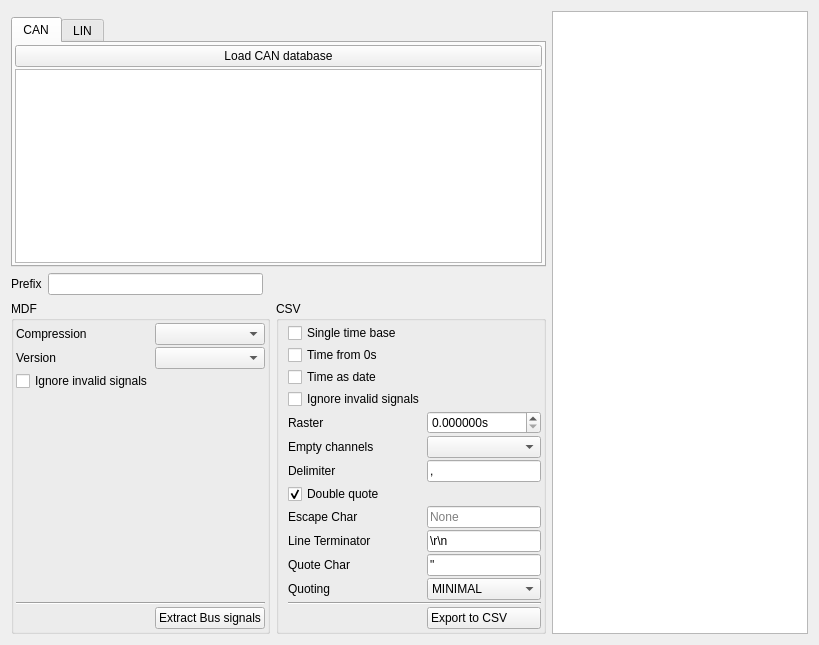
     <widget class="QWidget" name="extract_bus_tab">
      <attribute name="icon">
       <iconset resource="resource.qrc">
        <normaloff>:/down.png</normaloff>:/down.png</iconset>
      </attribute>
      <attribute name="title">
       <string>Bus Logging</string>
      </attribute>
      <layout class="QGridLayout" name="gridLayout_8" columnstretch="1,1,1,1">
       <item row="1" column="2" rowspan="4" colspan="2">
        <widget class="QTextEdit" name="output_info_bus">
         <property name="readOnly">
          <bool>true</bool>
         </property>
        </widget>
       </item>
       <item row="4" column="0">
        <widget class="QGroupBox" name="groupBox_2">
         <property name="title">
          <string>MDF</string>
         </property>
         <layout class="QGridLayout" name="gridLayout_5">
          <property name="leftMargin">
           <number>2</number>
          </property>
          <property name="topMargin">
           <number>2</number>
          </property>
          <property name="rightMargin">
           <number>2</number>
          </property>
          <property name="bottomMargin">
           <number>2</number>
          </property>
          <property name="spacing">
           <number>2</number>
          </property>
          <item row="3" column="1">
           <widget class="QLabel" name="label_26">
            <property name="text">
             <string/>
            </property>
           </widget>
          </item>
          <item row="5" column="1" colspan="2">
           <widget class="QPushButton" name="extract_bus_btn">
            <property name="text">
             <string>Extract Bus signals</string>
            </property>
            <property name="icon">
             <iconset resource="resource.qrc">
              <normaloff>:/down.png</normaloff>:/down.png</iconset>
            </property>
           </widget>
          </item>
          <item row="5" column="0">
           <spacer name="horizontalSpacer_4">
            <property name="orientation">
             <enum>Qt::Horizontal</enum>
            </property>
            <property name="sizeHint" stdset="0">
             <size>
              <width>40</width>
              <height>20</height>
             </size>
            </property>
           </spacer>
          </item>
          <item row="0" column="0">
           <widget class="QLabel" name="label__1">
            <property name="text">
             <string>Compression</string>
            </property>
           </widget>
          </item>
          <item row="1" column="0">
           <widget class="QLabel" name="label_24">
            <property name="text">
             <string>Version</string>
            </property>
           </widget>
          </item>
          <item row="2" column="0">
           <widget class="QCheckBox" name="ignore_invalid_signals_mdf">
            <property name="toolTip">
             <string>checks if all samples are eauql to the maximum teoretical signal value</string>
            </property>
            <property name="text">
             <string>Ignore invalid signals</string>
            </property>
           </widget>
          </item>
          <item row="0" column="1" colspan="2">
           <widget class="QComboBox" name="extract_bus_compression">
            <property name="sizeAdjustPolicy">
             <enum>QComboBox::AdjustToContents</enum>
            </property>
           </widget>
          </item>
          <item row="1" column="1" colspan="2">
           <widget class="QComboBox" name="extract_bus_format">
            <property name="sizeAdjustPolicy">
             <enum>QComboBox::AdjustToContents</enum>
            </property>
           </widget>
          </item>
          <item row="4" column="0" colspan="3">
           <widget class="Line" name="line_12">
            <property name="orientation">
             <enum>Qt::Horizontal</enum>
            </property>
           </widget>
          </item>
         </layout>
        </widget>
       </item>
       <item row="4" column="1">
        <widget class="QGroupBox" name="groupBox_3">
         <property name="title">
          <string>CSV</string>
         </property>
         <layout class="QGridLayout" name="gridLayout_6" columnstretch="1,0,0,0">
          <property name="topMargin">
           <number>2</number>
          </property>
          <property name="rightMargin">
           <number>2</number>
          </property>
          <property name="bottomMargin">
           <number>2</number>
          </property>
          <property name="spacing">
           <number>2</number>
          </property>
          <item row="11" column="0">
           <widget class="QLabel" name="label_10">
            <property name="text">
             <string>Quote Char</string>
            </property>
           </widget>
          </item>
          <item row="0" column="0" colspan="4">
           <widget class="QCheckBox" name="single_time_base_bus">
            <property name="text">
             <string>Single time base</string>
            </property>
           </widget>
          </item>
          <item row="7" column="0">
           <widget class="QCheckBox" name="doublequote_bus">
            <property name="text">
             <string>Double quote</string>
            </property>
            <property name="checked">
             <bool>true</bool>
            </property>
           </widget>
          </item>
          <item row="4" column="0">
           <widget class="QLabel" name="label_23">
            <property name="text">
             <string>Raster</string>
            </property>
           </widget>
          </item>
          <item row="5" column="0" colspan="2">
           <widget class="QLabel" name="label_25">
            <property name="text">
             <string>Empty channels</string>
            </property>
           </widget>
          </item>
          <item row="8" column="0">
           <widget class="QLabel" name="label_9">
            <property name="text">
             <string>Escape Char</string>
            </property>
           </widget>
          </item>
          <item row="12" column="0">
           <widget class="QLabel" name="label_7">
            <property name="text">
             <string>Quoting</string>
            </property>
           </widget>
          </item>
          <item row="10" column="0" colspan="2">
           <widget class="QLabel" name="label_11">
            <property name="text">
             <string>Line Terminator</string>
            </property>
           </widget>
          </item>
          <item row="2" column="0" colspan="3">
           <widget class="QCheckBox" name="bus_time_as_date">
            <property name="text">
             <string>Time as date</string>
            </property>
           </widget>
          </item>
          <item row="1" column="0" colspan="3">
           <widget class="QCheckBox" name="time_from_zero_bus">
            <property name="text">
             <string>Time from 0s</string>
            </property>
           </widget>
          </item>
          <item row="6" column="0">
           <widget class="QLabel" name="label_8">
            <property name="text">
             <string>Delimiter</string>
            </property>
           </widget>
          </item>
          <item row="3" column="0" colspan="3">
           <widget class="QCheckBox" name="ignore_invalid_signals_csv">
            <property name="toolTip">
             <string>checks if all samples are eauql to the maximum teoretical signal value</string>
            </property>
            <property name="text">
             <string>Ignore invalid signals</string>
            </property>
           </widget>
          </item>
          <item row="4" column="3">
           <widget class="QDoubleSpinBox" name="export_raster_bus">
            <property name="suffix">
             <string>s</string>
            </property>
            <property name="decimals">
             <number>6</number>
            </property>
           </widget>
          </item>
          <item row="5" column="3">
           <widget class="QComboBox" name="empty_channels_bus"/>
          </item>
          <item row="6" column="3">
           <widget class="QLineEdit" name="delimiter_bus">
            <property name="text">
             <string>,</string>
            </property>
            <property name="maxLength">
             <number>1</number>
            </property>
            <property name="clearButtonEnabled">
             <bool>false</bool>
            </property>
           </widget>
          </item>
          <item row="8" column="3">
           <widget class="QLineEdit" name="escapechar_bus">
            <property name="inputMask">
             <string/>
            </property>
            <property name="maxLength">
             <number>1</number>
            </property>
            <property name="placeholderText">
             <string>None</string>
            </property>
           </widget>
          </item>
          <item row="10" column="3">
           <widget class="QLineEdit" name="lineterminator_bus">
            <property name="text">
             <string>\r\n</string>
            </property>
           </widget>
          </item>
          <item row="11" column="3">
           <widget class="QLineEdit" name="quotechar_bus">
            <property name="text">
             <string>&quot;</string>
            </property>
            <property name="maxLength">
             <number>1</number>
            </property>
           </widget>
          </item>
          <item row="12" column="3">
           <widget class="QComboBox" name="quoting_bus">
            <property name="currentIndex">
             <number>1</number>
            </property>
            <item>
             <property name="text">
              <string>ALL</string>
             </property>
            </item>
            <item>
             <property name="text">
              <string>MINIMAL</string>
             </property>
            </item>
            <item>
             <property name="text">
              <string>NONNUMERIC</string>
             </property>
            </item>
            <item>
             <property name="text">
              <string>NONE</string>
             </property>
            </item>
           </widget>
          </item>
          <item row="14" column="3">
           <widget class="QPushButton" name="extract_bus_csv_btn">
            <property name="text">
             <string>Export to CSV         </string>
            </property>
            <property name="icon">
             <iconset resource="resource.qrc">
              <normaloff>:/csv.png</normaloff>:/csv.png</iconset>
            </property>
           </widget>
          </item>
          <item row="13" column="0" colspan="4">
           <widget class="Line" name="line_13">
            <property name="orientation">
             <enum>Qt::Horizontal</enum>
            </property>
           </widget>
          </item>
         </layout>
        </widget>
       </item>
       <item row="2" column="0" colspan="2">
        <widget class="QTabWidget" name="tabWidget">
         <property name="currentIndex">
          <number>0</number>
         </property>
         <widget class="QWidget" name="tab">
          <attribute name="title">
           <string>CAN</string>
          </attribute>
          <layout class="QGridLayout" name="gridLayout_4">
           <property name="leftMargin">
            <number>2</number>
           </property>
           <property name="topMargin">
            <number>2</number>
           </property>
           <property name="rightMargin">
            <number>2</number>
           </property>
           <property name="bottomMargin">
            <number>2</number>
           </property>
           <property name="spacing">
            <number>2</number>
           </property>
           <item row="0" column="0">
            <widget class="QPushButton" name="load_can_database_btn">
             <property name="text">
              <string>Load CAN database</string>
             </property>
             <property name="icon">
              <iconset resource="resource.qrc">
               <normaloff>:/open.png</normaloff>:/open.png</iconset>
             </property>
            </widget>
           </item>
           <item row="1" column="0">
            <widget class="MinimalListWidget" name="can_database_list"/>
           </item>
          </layout>
         </widget>
         <widget class="QWidget" name="tab_2">
          <attribute name="title">
           <string>LIN</string>
          </attribute>
          <layout class="QVBoxLayout" name="verticalLayout_7">
           <property name="spacing">
            <number>2</number>
           </property>
           <property name="leftMargin">
            <number>2</number>
           </property>
           <property name="topMargin">
            <number>2</number>
           </property>
           <property name="rightMargin">
            <number>2</number>
           </property>
           <property name="bottomMargin">
            <number>2</number>
           </property>
           <item>
            <widget class="QPushButton" name="load_lin_database_btn">
             <property name="text">
              <string>Load LIN database</string>
             </property>
             <property name="icon">
              <iconset resource="resource.qrc">
               <normaloff>:/open.png</normaloff>:/open.png</iconset>
             </property>
            </widget>
           </item>
           <item>
            <widget class="MinimalListWidget" name="lin_database_list"/>
           </item>
          </layout>
         </widget>
        </widget>
       </item>
       <item row="3" column="0" colspan="2">
        <layout class="QHBoxLayout" name="horizontalLayout_3" stretch="0,0,1">
         <item>
          <widget class="QLabel" name="label_12">
           <property name="text">
            <string>Prefix</string>
           </property>
          </widget>
         </item>
         <item>
          <widget class="QLineEdit" name="prefix">
           <property name="minimumSize">
            <size>
             <width>215</width>
             <height>0</height>
            </size>
           </property>
          </widget>
         </item>
         <item>
          <spacer name="horizontalSpacer_5">
           <property name="orientation">
            <enum>Qt::Horizontal</enum>
           </property>
           <property name="sizeHint" stdset="0">
            <size>
             <width>40</width>
             <height>20</height>
            </size>
           </property>
          </spacer>
         </item>
        </layout>
       </item>
      </layout>
     </widget>
